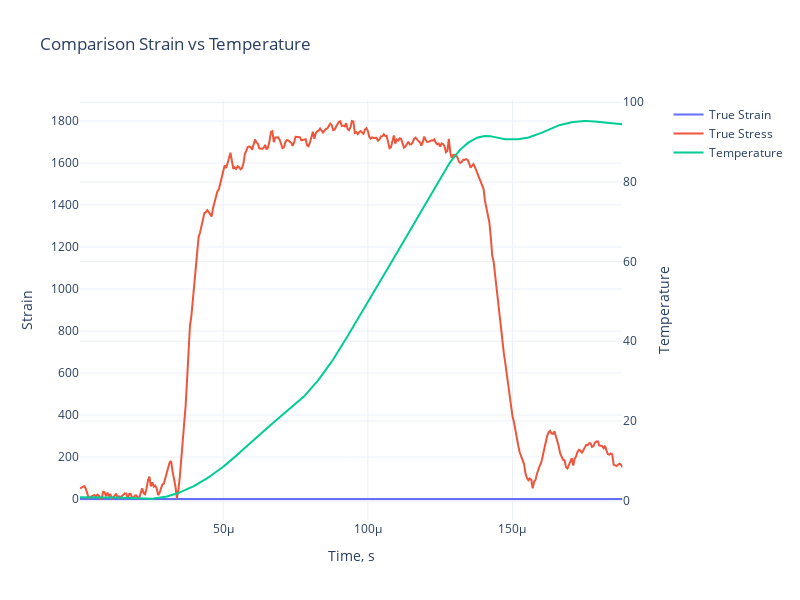

Write notebook code for a chart like this one.
### Code cell
#fig1 = go.Figure()
fig1 = make_subplots(specs=[[{"secondary_y": True}]])
fig1.update_layout(template = 'plotly_white', width=800, height=600,
                  title = 'Comparison Strain vs Temperature')
fig1.add_trace(go.Scatter(x = mech_data.time, 
                            y = mech_data.true_strain,
                            name = 'True Strain'),
                            secondary_y=False)
fig1.add_trace(go.Scatter(x = mech_data.time, 
                            y = mech_data.true_stress,
                            name = 'True Stress'),
                            secondary_y=False)
fig1.add_trace(go.Scatter(x = temperature.time, 
                            y = temperature.value, 
                            name = 'Temperature'),
                            secondary_y=True)

fig1.update_xaxes(title_text="Time, s")

fig1.update_yaxes(title_text="Strain", secondary_y=False)
fig1.update_yaxes(title_text="Temperature", secondary_y=True)

fig1
fig1.show()

### Figure 1 — Plotly figure (JSON) as saved in the notebook; plotly's stock layout.template omitted (floating-point values rounded to 4 significant figures; data arrays with more than 128 entries replaced by an {"elided": "..."} marker saying what was removed)
{"data": [{"name": "True Strain", "type": "scatter", "x": {"elided": "376 float values"}, "xaxis": "x", "y": {"elided": "376 float values"}, "yaxis": "y"}, {"name": "True Stress", "type": "scatter", "x": {"elided": "376 float values"}, "xaxis": "x", "y": {"elided": "376 float values"}, "yaxis": "y"}, {"name": "Temperature", "type": "scatter", "x": {"elided": "376 float values"}, "xaxis": "x", "y": {"elided": "376 float values"}, "yaxis": "y2"}], "layout": {"height": 600, "title": {"text": "Comparison Strain vs Temperature"}, "width": 800, "xaxis": {"anchor": "y", "domain": [0, 0.94], "title": {"text": "Time, s"}}, "yaxis": {"anchor": "x", "domain": [0, 1], "title": {"text": "Strain"}}, "yaxis2": {"anchor": "x", "overlaying": "y", "side": "right", "title": {"text": "Temperature"}}}}
